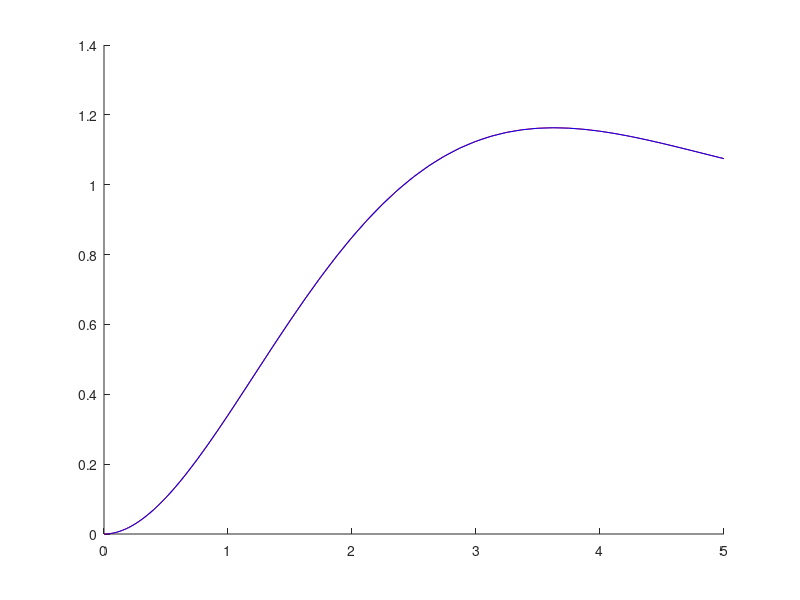

Write MATLAB code to recreate this figure. (Note: this script raises an error after producing the figure.)
function comparaEDO_MDF
    T=5;
    %muchos puntos para dibujo preciso de la solucion exacta
    tplot = linspace(0,T,200);
    yplot = SolucionExacta(tplot);
    
    figure;
    hold on;
    plot(tplot,yplot,'r-');
    
    %Solucion con ODE45()
    [tode, Yode] = ode45(@sistemaODE,[0,T],[0,0]);
    yode = Yode(:,1);
    plot(tode,yode,'b-');
    y1 = SolucionExacta(tode);
    %solucion exacta en los puntos de ODE45
    %se evitan los primeros terminos dado que on casi nulos
    %al ser error relativo implica dividir por casi cero
    errorODE = 100*mean(abs(y1(5:end)-yode(5:end))./y1(5:end));
    
    %solucion con MDF con 6 veces el numero de puntos
    N=length(tode);
    [tMDF,yMDF] = inicioMDF(0,T,6*N,0,0,@terminosMDF,[]);
    plot(tMDF,yMDF,'k-');
    %solucion exacta para los puntos de MDF
    y2 = SolucionExacta(tMDF);
    %Se evitan 6 veces los primeros terminos
    errorMDF = 100*mean(abs(y2(5*6:end)-yMDF(5*6:end))./y2(5*6:end));
    
    grid on;
    xlabel('t');
    title(sprintf('Error ODE(%%): %g, Error MDF(%%): %g',errorODE,errorMDF));
    hold off;
end

%solucion analitica de la EDO
function y = SolucionExacta(t)
    y = 1 -exp(-t/2).*(cos((sqrt(3)/2)*t)+(1/sqrt(3))*sin((sqrt(3)/2)*t));
end


function dy = sistemaODE(t,y)
    dy = zeros(2,1);
    dy(1,1) = y(2);
    dy(2,1) = 1-y(1)-y(2);
end

function P = terminosMDF(x,params)
    P = ones(4,length(x));
end
    